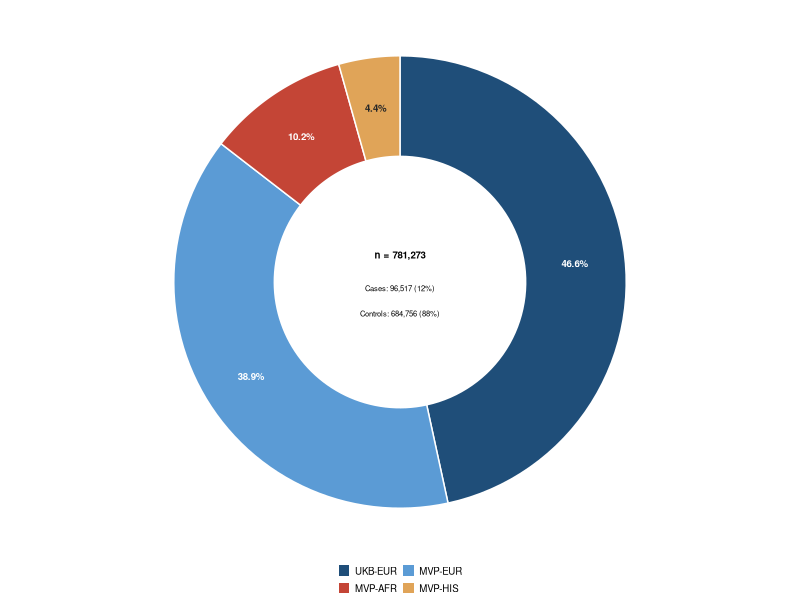

Recreate this plot in R. (Note: this script raises an error after producing the figure.)
## ------------------------------------------------------------------
## Figure 1 — Cohort demographics
## Each panel: 8 cm x 8 cm (square, identical canvas)
## Font 7 pt; donut % labels sit at wedge radial midpoint
## ------------------------------------------------------------------
rm(list = ls())
suppressPackageStartupMessages({
  library(ggplot2)
  library(dplyr)
  library(tidyr)
  library(scales)
})

OUT_DIR <- "figures/demographics/"
dir.create(OUT_DIR, showWarnings = FALSE)

SIDE_MM <- 80

save_panel <- function(p, name) {
    ggsave(file.path(OUT_DIR, paste0(name, ".pdf")), p,
          width = SIDE_MM, height = SIDE_MM,
          units = "mm", device = cairo_pdf)
    ggsave(file.path(OUT_DIR, paste0(name, ".png")), p,
          width = SIDE_MM, height = SIDE_MM,
          units = "mm", dpi = 600)
}

## ---- Data ---------------------------------------------------------
demo <- tibble::tribble(
  ~cohort,  ~ancestry, ~sex,     ~cases, ~controls,
  "UKB",    "EUR",     "Male",   17364,  147507,
  "UKB",    "EUR",     "Female", 28814,  170349,
  "MVP",    "EUR",     "Male",   33605,  247696,
  "MVP",    "EUR",     "Female",  2968,   19474,
  "MVP",    "AFR",     "Male",    8801,   59280,
  "MVP",    "AFR",     "Female",  1334,    9973,
  "MVP",    "HIS",     "Male",    3282,   27304,
  "MVP",    "HIS",     "Female",   349,    3173
) |>
  mutate(
    total    = cases + controls,
    case_pct = 100 * cases / total,
    stratum  = paste(cohort, ancestry, sep = "-")
  )

stratum_levels <- demo |>
  group_by(stratum) |>
  summarise(N = sum(total), .groups = "drop") |>
  arrange(desc(N)) |>
  pull(stratum)

demo <- demo |>
  mutate(stratum = factor(stratum, levels = stratum_levels),
         sex     = factor(sex, levels = c("Male", "Female")))

## ---- Theme & palette ---------------------------------------------
BASE_SIZE <- 7

nature_theme <- theme_classic(base_size = BASE_SIZE, base_family = "sans") +
  theme(
    axis.title          = element_text(size = BASE_SIZE),
    axis.title.x        = element_text(margin = margin(t = 3)),
    axis.text           = element_text(size = BASE_SIZE, colour = "black"),
    axis.line           = element_line(linewidth = 0.3, colour = "black"),
    axis.ticks          = element_line(linewidth = 0.3, colour = "black"),
    axis.ticks.length   = unit(0.08, "cm"),
    plot.title          = element_blank(),
    legend.title        = element_text(size = BASE_SIZE),
    legend.text         = element_text(size = BASE_SIZE),
    legend.key.size     = unit(0.28, "cm"),
    legend.margin       = margin(0, 0, 0, 0),
    legend.box.spacing  = unit(0.05, "cm"),
    legend.position     = "top",
    legend.justification = "left",
    plot.margin         = margin(4, 6, 4, 4)
  )

col_case    <- "#C44536"
col_control <- "#9CADBF"
col_male    <- "#3B6E8F"
col_female  <- "#E08E45"

strata_pal <- c(
  "UKB-EUR" = "#1F4E79",
  "MVP-EUR" = "#5B9BD5",
  "MVP-AFR" = "#C44536",
  "MVP-HIS" = "#E0A458"
)

## ====================================================================
## Panel A — Donut (8 x 8 cm)
## ====================================================================
## Approach: build the donut from polygon coordinates so we can place
## labels exactly at the radial midpoint of each wedge. This avoids
## ggplot's coord_polar weirdness with text positioning.
##
## Donut geometry (in arbitrary plot units):
##   inner radius = 1.0
##   outer radius = 1.8
##   label radius = 1.4 (radial midpoint of the wedge band)
## ------------------------------------------------------------------

R_IN  <- 1.0
R_OUT <- 1.8
R_LAB <- (R_IN + R_OUT) / 2

donut_df <- demo |>
  group_by(stratum) |>
  summarise(N = sum(total), .groups = "drop") |>
  mutate(
    stratum = factor(stratum, levels = stratum_levels),
    pct     = 100 * N / sum(N),
    pct_lab = sprintf("%.1f%%", pct)
  ) |>
  arrange(stratum) |>
  mutate(
    frac      = N / sum(N),
    end_ang   = cumsum(frac) * 2 * pi,
    start_ang = lag(end_ang, default = 0),
    mid_ang   = (start_ang + end_ang) / 2,
    ## label x/y (Cartesian; angle measured from 12 o'clock, clockwise,
    ## to match coord_polar with start = 0)
    lab_x = R_LAB * sin(mid_ang),
    lab_y = R_LAB * cos(mid_ang)
  )

## Build wedge polygons explicitly
wedge_poly <- function(start_ang, end_ang, r_in, r_out, n = 60) {
  a <- seq(start_ang, end_ang, length.out = n)
  data.frame(
    x = c(r_out * sin(a), rev(r_in * sin(a))),
    y = c(r_out * cos(a), rev(r_in * cos(a)))
  )
}

poly_df <- donut_df |>
  rowwise() |>
  mutate(poly = list(wedge_poly(start_ang, end_ang, R_IN, R_OUT))) |>
  tidyr::unnest(poly) |>
  ungroup()

## Choose label colour: white inside wedge if good contrast, dark for tan
## All four palette colors are dark enough that white text reads well.
donut_df <- donut_df |>
  mutate(label_col = ifelse(stratum == "MVP-HIS", "grey15", "white"))

pA <- ggplot() +
  geom_polygon(data = poly_df,
               aes(x = x, y = y, group = stratum, fill = stratum),
               colour = "white", linewidth = 0.5) +
  geom_text(data = donut_df,
            aes(x = lab_x, y = lab_y, label = pct_lab,
                colour = label_col),
            size = BASE_SIZE / .pt, fontface = "bold",
            show.legend = FALSE) +
  annotate("text", x = 0, y = 0.22,
           label = sprintf("n = %s", scales::comma(sum(demo$total))),
           size = BASE_SIZE / .pt, fontface = "bold") +
  annotate("text", x = 0, y = -0.05,
           label = sprintf("Cases: %s (%.0f%%)",
                           scales::comma(sum(demo$cases)),
                           100 * sum(demo$cases) / sum(demo$total)),
           size = 5.5 / .pt) +
  annotate("text", x = 0, y = -0.25,
           label = sprintf("Controls: %s (%.0f%%)",
                           scales::comma(sum(demo$controls)),
                           100 * sum(demo$controls) / sum(demo$total)),
           size = 5.5 / .pt) +
  scale_fill_manual(values = strata_pal, name = NULL) +
  scale_colour_identity() +
  coord_fixed(xlim = c(-2.0, 2.0), ylim = c(-2.0, 2.0)) +
  guides(fill = guide_legend(nrow = 2, byrow = TRUE,
                             override.aes = list(colour = NA))) +
  theme_void(base_size = BASE_SIZE, base_family = "sans") +
  theme(
    legend.position     = "bottom",
    legend.title        = element_blank(),
    legend.text         = element_text(size = BASE_SIZE),
    legend.key.size     = unit(0.32, "cm"),
    legend.margin       = margin(0, 0, 0, 0),
    legend.box.spacing  = unit(0.15, "cm"),
    plot.margin         = margin(4, 4, 4, 4)
  )
pA
save_panel(pA, "panel_A_donut")

## ====================================================================
## Panel B — Cases vs controls per stratum (8 x 8 cm)
## ====================================================================
make_row_lab_B <- function(stratum, sex, case_pct) {
  sprintf("%s %s (%.1f%%)",
          as.character(stratum), as.character(sex), case_pct)
}

plotB_df <- demo |>
  pivot_longer(c(cases, controls), names_to = "status", values_to = "n") |>
  mutate(status  = factor(ifelse(status == "cases", "Cases", "Controls"),
                          levels = c("Controls", "Cases")),
         row_lab = make_row_lab_B(stratum, sex, case_pct))

row_order_B <- demo |>
  arrange(desc(stratum), desc(sex)) |>
  mutate(row_lab = make_row_lab_B(stratum, sex, case_pct)) |>
  pull(row_lab)

plotB_df <- plotB_df |>
  mutate(row_lab = factor(row_lab, levels = row_order_B))

totalsB <- demo |>
  mutate(row_lab = factor(make_row_lab_B(stratum, sex, case_pct),
                          levels = row_order_B))

pB <- ggplot(plotB_df, aes(x = n, y = row_lab, fill = status)) +
  geom_col(width = 0.7, colour = NA) +
  geom_text(data = totalsB,
            aes(x = total, y = row_lab,
                label = scales::comma(total)),
            inherit.aes = FALSE,
            hjust = -0.12, size = BASE_SIZE / .pt, colour = "grey20") +
  scale_fill_manual(values = c("Controls" = col_control,
                               "Cases"    = col_case),
                    breaks = c("Cases", "Controls"),
                    name = NULL) +
  scale_x_continuous(labels = scales::label_number(scale = 1e-3,
                                                   suffix = "K",
                                                   accuracy = 1),
                     limits = c(0, 360000),
                     expand = expansion(mult = c(0, 0.02))) +
  labs(x = "Participants (n)", y = NULL) +
  nature_theme +
  theme(panel.grid.major.x = element_line(colour = "grey92",
                                          linewidth = 0.25),
        axis.line.y  = element_blank(),
        axis.ticks.y = element_blank(),
        axis.text.y  = element_text(family = "mono", size = BASE_SIZE))
pB
save_panel(pB, "panel_B_stratum_n_percent")

## ====================================================================
## Panel C — Sex composition per stratum (8 x 8 cm)
## ====================================================================
sex_df <- demo |>
  group_by(stratum, sex) |>
  summarise(n = sum(total), .groups = "drop") |>
  group_by(stratum) |>
  mutate(pct = 100 * n / sum(n)) |>
  ungroup() |>
  mutate(sex = factor(sex, levels = c("Female", "Male")))

pC <- ggplot(sex_df, aes(x = pct, y = stratum, fill = sex)) +
  geom_col(width = 0.65, colour = NA) +
  geom_text(aes(label = sprintf("%.0f%%", pct)),
            position = position_stack(vjust = 0.5),
            size = BASE_SIZE / .pt, fontface = "bold", colour = "white") +
  scale_y_discrete(limits = rev) +
  scale_fill_manual(values = c("Female" = col_female,
                               "Male"   = col_male),
                    breaks = c("Male", "Female"),
                    name = NULL) +
  scale_x_continuous(labels = function(x) paste0(x, "%"),
                     breaks = c(0, 25, 50, 75, 100),
                     expand = expansion(mult = c(0, 0.02))) +
  labs(x = "Sex composition", y = NULL) +
  nature_theme +
  theme(axis.line.y  = element_blank(),
        axis.ticks.y = element_blank())
pC
save_panel(pC, "panel_C_sex_balance")

cat("done — three panels at 8 x 8 cm each\n")

## ====================================================================
## Panel D — Age donut (8 x 8 cm)
## Decorative donut with 4 equal quarters (one per cohort × status).
## ====================================================================

## ---- Source data --------------------------------------------------
## Order around the donut, starting at 12 o'clock, going clockwise:
##   1. UKB Cases         (top-right)
##   2. MVP Cases         (bottom-right)
##   3. MVP Controls      (bottom-left)
##   4. UKB Controls      (top-left)
age_df <- tibble::tribble(
  ~order, ~cohort, ~status,    ~mean_age, ~sd_age,
  1,      "UKB",   "Cases",     56.9,      NA_real_,
  2,      "MVP",   "Cases",     67.0,      11.73,
  3,      "MVP",   "Controls",  61.0,      14.62,
  4,      "UKB",   "Controls",  56.6,      NA_real_
) |>
  mutate(
    status  = factor(status, levels = c("Cases", "Controls")),
    age_lab = sprintf("%.1f y", mean_age),
    sd_lab  = ifelse(is.na(sd_age), NA_character_,
                     sprintf("(SD %.2f)", sd_age))
  )

## ---- Geometry ----------------------------------------------------
R_IN  <- 0.85
R_OUT <- 1.75
R_LAB <- (R_IN + R_OUT) / 2

n_wedges <- nrow(age_df)
age_df <- age_df |>
  mutate(
    start_ang = (order - 1) / n_wedges * 2 * pi,
    end_ang   = order        / n_wedges * 2 * pi,
    mid_ang   = (start_ang + end_ang) / 2,
    lab_x = R_LAB * sin(mid_ang),
    lab_y = R_LAB * cos(mid_ang),
    lab_y_age = ifelse(is.na(sd_lab), lab_y, lab_y + 0.07),
    lab_y_sd  = lab_y - 0.09
  )

poly_df <- age_df |>
  rowwise() |>
  mutate(verts = list(wedge_poly(start_ang, end_ang, R_IN, R_OUT))) |>
  unnest(verts) |>
  ungroup() |>
  mutate(group_id = paste(cohort, status))

## Cohort tags above/below the donut
cohort_tags <- tibble::tibble(
  label = c("UKB", "MVP"),
  x     = c(0, 0),
  y     = c(R_OUT + 0.18, -(R_OUT + 0.18))
)

## ---- Plot --------------------------------------------------------
pD <- ggplot() +
  geom_polygon(data = poly_df,
               aes(x = x, y = y, group = group_id, fill = status),
               colour = "white", linewidth = 0.6) +
  geom_text(data = age_df,
            aes(x = lab_x, y = lab_y_age, label = age_lab),
            size = BASE_SIZE / .pt, fontface = "bold",
            colour = "white") +
  geom_text(data = dplyr::filter(age_df, !is.na(sd_lab)),
            aes(x = lab_x, y = lab_y_sd, label = sd_lab),
            size = 5 / .pt, colour = "white") +
  geom_text(data = cohort_tags,
            aes(x = x, y = y, label = label),
            size = (BASE_SIZE + 1) / .pt, fontface = "bold",
            colour = "grey20") +
  scale_fill_manual(values = c("Cases"    = col_case,
                               "Controls" = col_control),
                    breaks = c("Cases", "Controls"),
                    name = NULL) +
  coord_fixed(xlim = c(-2.05, 2.05), ylim = c(-2.05, 2.05)) +
  guides(fill = guide_legend(nrow = 1, byrow = TRUE)) +
  theme_void(base_size = BASE_SIZE, base_family = "sans") +
  theme(
    legend.position     = "bottom",
    legend.title        = element_blank(),
    legend.text         = element_text(size = BASE_SIZE),
    legend.key.size     = unit(0.32, "cm"),
    legend.margin       = margin(0, 0, 0, 0),
    legend.box.spacing  = unit(0.15, "cm"),
    plot.margin         = margin(4, 4, 4, 4)
  )
pD
save_panel(pD, "panel_D_age_donut")
cat("done — panel D redesigned (4 equal quarters)\n")
